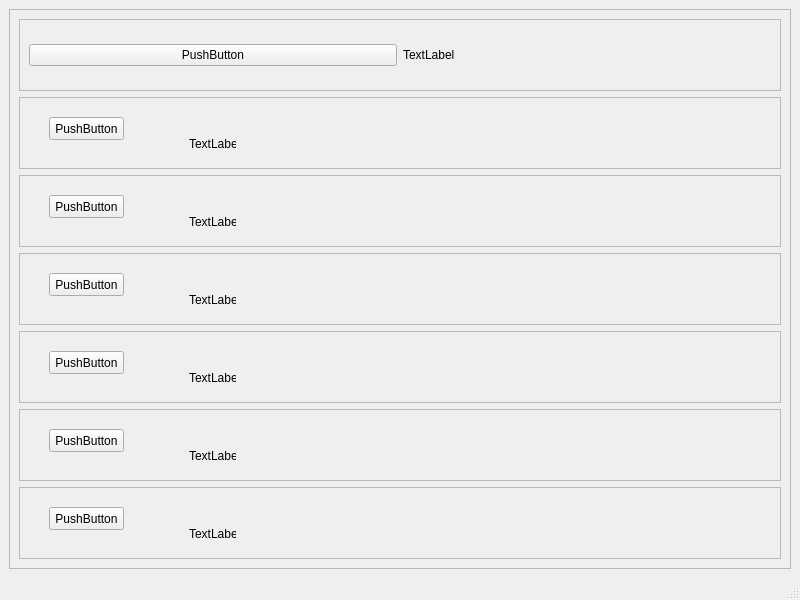
<?xml version="1.0" encoding="UTF-8"?>
<ui version="4.0">
 <class>MainWindow</class>
 <widget class="QMainWindow" name="MainWindow">
  <property name="geometry">
   <rect>
    <x>0</x>
    <y>0</y>
    <width>800</width>
    <height>600</height>
   </rect>
  </property>
  <property name="windowTitle">
   <string>MainWindow</string>
  </property>
  <widget class="QWidget" name="centralwidget">
   <layout class="QGridLayout" name="gridLayout">
    <item row="0" column="0">
     <widget class="QScrollArea" name="scrollArea">
      <property name="widgetResizable">
       <bool>true</bool>
      </property>
      <widget class="QWidget" name="scrollAreaWidgetContents">
       <property name="geometry">
        <rect>
         <x>0</x>
         <y>0</y>
         <width>780</width>
         <height>539</height>
        </rect>
       </property>
       <layout class="QVBoxLayout" name="verticalLayout">
        <item>
         <widget class="QFrame" name="frame_5">
          <property name="frameShape">
           <enum>QFrame::StyledPanel</enum>
          </property>
          <property name="frameShadow">
           <enum>QFrame::Raised</enum>
          </property>
          <layout class="QGridLayout" name="gridLayout_2">
           <item row="0" column="0">
            <widget class="QPushButton" name="pushButton_11">
             <property name="text">
              <string>PushButton</string>
             </property>
            </widget>
           </item>
           <item row="0" column="1">
            <widget class="QLabel" name="label_11">
             <property name="text">
              <string>TextLabel</string>
             </property>
            </widget>
           </item>
          </layout>
         </widget>
        </item>
        <item>
         <widget class="QFrame" name="frame_4">
          <property name="frameShape">
           <enum>QFrame::StyledPanel</enum>
          </property>
          <property name="frameShadow">
           <enum>QFrame::Raised</enum>
          </property>
          <widget class="QPushButton" name="pushButton_10">
           <property name="geometry">
            <rect>
             <x>30</x>
             <y>20</y>
             <width>75</width>
             <height>23</height>
            </rect>
           </property>
           <property name="text">
            <string>PushButton</string>
           </property>
          </widget>
          <widget class="QLabel" name="label_10">
           <property name="geometry">
            <rect>
             <x>170</x>
             <y>40</y>
             <width>47</width>
             <height>13</height>
            </rect>
           </property>
           <property name="text">
            <string>TextLabel</string>
           </property>
          </widget>
         </widget>
        </item>
        <item>
         <widget class="QFrame" name="frame">
          <property name="frameShape">
           <enum>QFrame::StyledPanel</enum>
          </property>
          <property name="frameShadow">
           <enum>QFrame::Raised</enum>
          </property>
          <widget class="QPushButton" name="pushButton">
           <property name="geometry">
            <rect>
             <x>30</x>
             <y>20</y>
             <width>75</width>
             <height>23</height>
            </rect>
           </property>
           <property name="text">
            <string>PushButton</string>
           </property>
          </widget>
          <widget class="QLabel" name="label">
           <property name="geometry">
            <rect>
             <x>170</x>
             <y>40</y>
             <width>47</width>
             <height>13</height>
            </rect>
           </property>
           <property name="text">
            <string>TextLabel</string>
           </property>
          </widget>
         </widget>
        </item>
        <item>
         <widget class="QFrame" name="frame_3">
          <property name="frameShape">
           <enum>QFrame::StyledPanel</enum>
          </property>
          <property name="frameShadow">
           <enum>QFrame::Raised</enum>
          </property>
          <widget class="QPushButton" name="pushButton_9">
           <property name="geometry">
            <rect>
             <x>30</x>
             <y>20</y>
             <width>75</width>
             <height>23</height>
            </rect>
           </property>
           <property name="text">
            <string>PushButton</string>
           </property>
          </widget>
          <widget class="QLabel" name="label_9">
           <property name="geometry">
            <rect>
             <x>170</x>
             <y>40</y>
             <width>47</width>
             <height>13</height>
            </rect>
           </property>
           <property name="text">
            <string>TextLabel</string>
           </property>
          </widget>
         </widget>
        </item>
        <item>
         <widget class="QFrame" name="frame_6">
          <property name="frameShape">
           <enum>QFrame::StyledPanel</enum>
          </property>
          <property name="frameShadow">
           <enum>QFrame::Raised</enum>
          </property>
          <widget class="QPushButton" name="pushButton_12">
           <property name="geometry">
            <rect>
             <x>30</x>
             <y>20</y>
             <width>75</width>
             <height>23</height>
            </rect>
           </property>
           <property name="text">
            <string>PushButton</string>
           </property>
          </widget>
          <widget class="QLabel" name="label_12">
           <property name="geometry">
            <rect>
             <x>170</x>
             <y>40</y>
             <width>47</width>
             <height>13</height>
            </rect>
           </property>
           <property name="text">
            <string>TextLabel</string>
           </property>
          </widget>
         </widget>
        </item>
        <item>
         <widget class="QFrame" name="frame_2">
          <property name="frameShape">
           <enum>QFrame::StyledPanel</enum>
          </property>
          <property name="frameShadow">
           <enum>QFrame::Raised</enum>
          </property>
          <widget class="QPushButton" name="pushButton_8">
           <property name="geometry">
            <rect>
             <x>30</x>
             <y>20</y>
             <width>75</width>
             <height>23</height>
            </rect>
           </property>
           <property name="text">
            <string>PushButton</string>
           </property>
          </widget>
          <widget class="QLabel" name="label_8">
           <property name="geometry">
            <rect>
             <x>170</x>
             <y>40</y>
             <width>47</width>
             <height>13</height>
            </rect>
           </property>
           <property name="text">
            <string>TextLabel</string>
           </property>
          </widget>
         </widget>
        </item>
        <item>
         <widget class="QFrame" name="frame_7">
          <property name="frameShape">
           <enum>QFrame::StyledPanel</enum>
          </property>
          <property name="frameShadow">
           <enum>QFrame::Raised</enum>
          </property>
          <widget class="QPushButton" name="pushButton_13">
           <property name="geometry">
            <rect>
             <x>30</x>
             <y>20</y>
             <width>75</width>
             <height>23</height>
            </rect>
           </property>
           <property name="text">
            <string>PushButton</string>
           </property>
          </widget>
          <widget class="QLabel" name="label_13">
           <property name="geometry">
            <rect>
             <x>170</x>
             <y>40</y>
             <width>47</width>
             <height>13</height>
            </rect>
           </property>
           <property name="text">
            <string>TextLabel</string>
           </property>
          </widget>
         </widget>
        </item>
       </layout>
      </widget>
     </widget>
    </item>
   </layout>
  </widget>
  <widget class="QMenuBar" name="menubar">
   <property name="geometry">
    <rect>
     <x>0</x>
     <y>0</y>
     <width>800</width>
     <height>21</height>
    </rect>
   </property>
  </widget>
  <widget class="QStatusBar" name="statusbar"/>
 </widget>
 <resources/>
 <connections/>
</ui>
